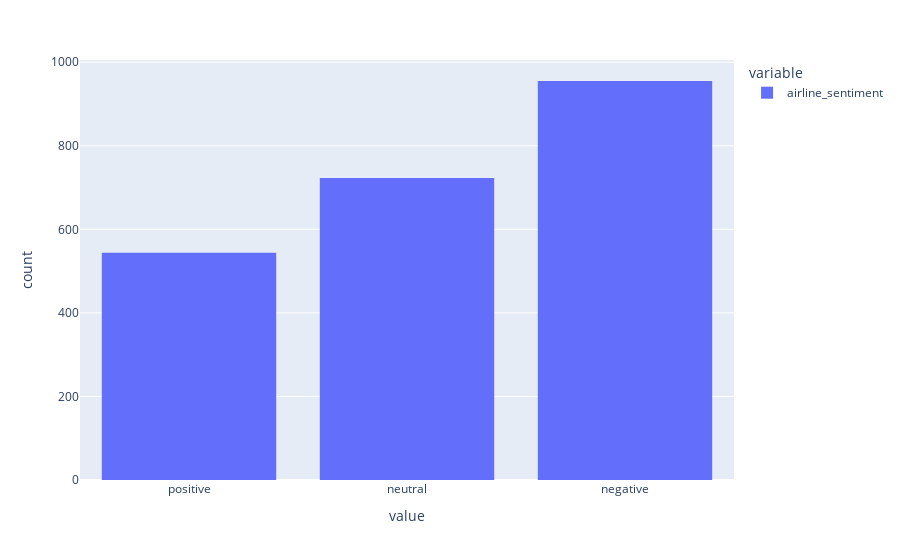

This figure's notebook cell:
### Code cell
fig.show()

### Figure 1 — Plotly figure (JSON) as saved in the notebook; plotly's stock layout.template omitted (floating-point values rounded to 4 significant figures; data arrays with more than 128 entries replaced by an {"elided": "..."} marker saying what was removed)
{"data": [{"alignmentgroup": "True", "bingroup": "x", "hovertemplate": "variable=airline_sentiment<br>value=%{x}<br>count=%{y}<extra></extra>", "legendgroup": "airline_sentiment", "marker": {"color": "#636efa", "pattern": {"shape": ""}}, "name": "airline_sentiment", "offsetgroup": "airline_sentiment", "orientation": "v", "showlegend": true, "type": "histogram", "x": {"elided": "2222 str values"}, "xaxis": "x", "yaxis": "y"}], "layout": {"barmode": "relative", "legend": {"title": {"text": "variable"}, "tracegroupgap": 0}, "margin": {"t": 60}, "xaxis": {"anchor": "y", "domain": [0, 1], "title": {"text": "value"}}, "yaxis": {"anchor": "x", "domain": [0, 1], "title": {"text": "count"}}}}
